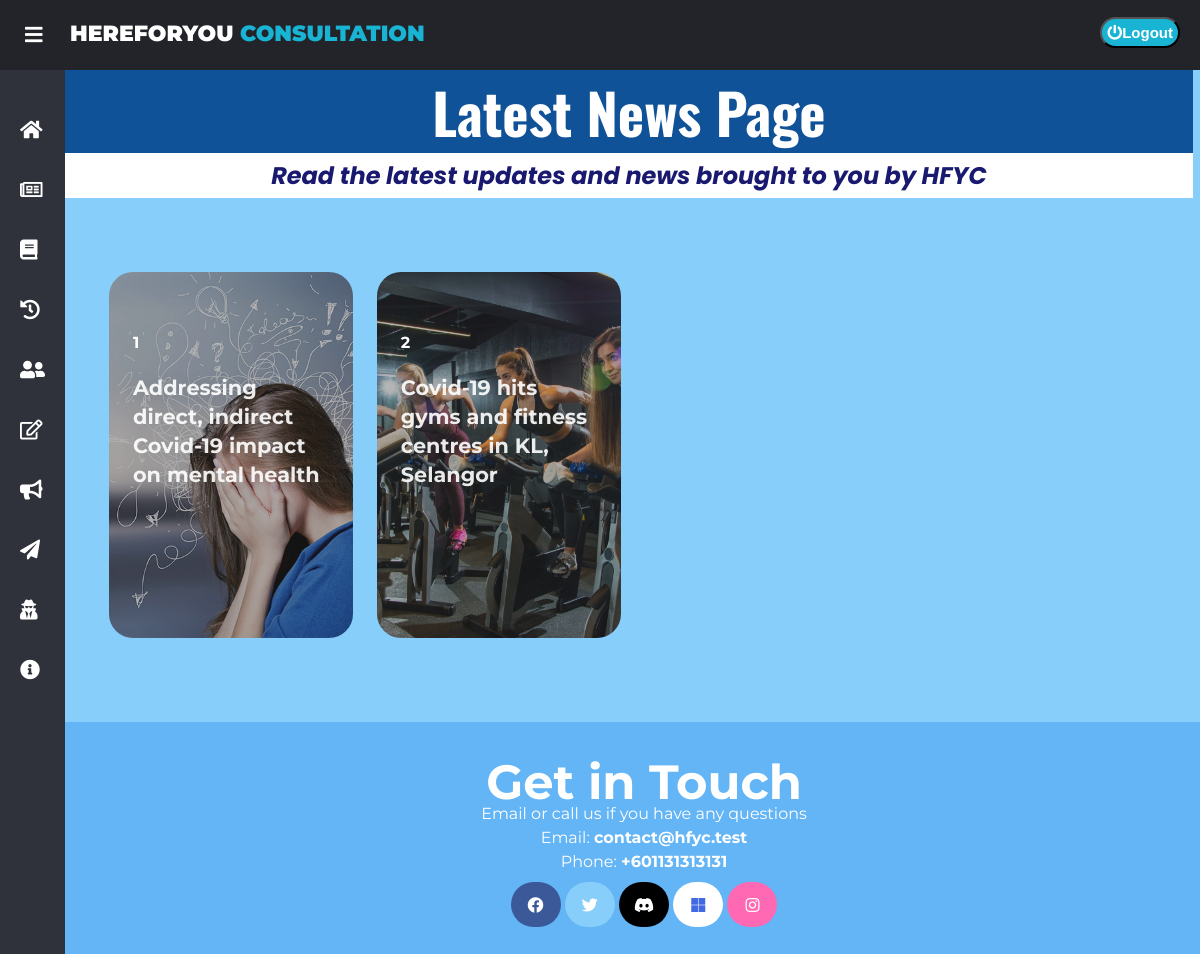
Page /hfyc/latest_news/NewsList/newslist.php (signed in) on the committed database.
### tables this page shows
CREATE TABLE IF NOT EXISTS `news_data` (
  `NewsID` int(11) NOT NULL AUTO_INCREMENT,
  `AdminID` varchar(255) NOT NULL,
  `NewsDate` varchar(255) NOT NULL,
  `NewsTitle` varchar(255) NOT NULL,
  `NewsContent` longtext NOT NULL,
  PRIMARY KEY (`NewsID`)
);

### hfyc/latest_news/NewsList/newslist.php (the view, shortened to what this page needs)
<!DOCTYPE html>
<html lang="en" dir="ltr">
<?php
require "db.con.php";
?>
<head>
  <link rel="stylesheet" href="newslist.css">
  <link rel="stylesheet" href="https://use.fontawesome.com/releases/v5.8.1/css/all.css">
  <link rel="stylesheet" href="https://cdnjs.cloudflare.com/ajax/libs/font-awesome/5.12.1/css/all.min.css">
</head>
<body>
  <header>
    <label for="check">
      <i class="fas fa-bars" id="sidebar_btn"></i>
    </label>
    <div class="left_area">
      <h3>HEREFORYOU <span>CONSULTATION</span></h3>
    </div>
    <div class="right_area">
      <?php
      if (isset($_SESSION['id'])) {
        echo '<form style="--i: 1.8s" action="../../m_connection/logout.con.php" method="post">
        <button type="submit" name="logout-submit" class="logout_btn"><i class="fas fa-power-off"></i>Logout</button>';
      }
      ?>
      </form>
    </div>
  </header>
      <?php
      require '../../sidebar_template.php';
      ?>
  <div class="sidebar">
    <?php
    require '../../sidebar_template.php';
    ?>
  </div>
  <div class="contents">
    <div class="page-message">
      <h1>Latest News Page</h1>
      <h2>Read the latest updates and news brought to you by HFYC</h2>
    </div>
    <section class='hero-section'>
      <div class='card-grid'>
        <?php
        $sql = 'SELECT * FROM news_data';
        $result = mysqli_query($conn, $sql);
        $resultrows = mysqli_num_rows($result);
        if ($resultrows > 0) {
          $index = 0;
          while ($row = mysqli_fetch_assoc($result)) {
            if ($index % 1 == 0)
              echo " <a class='card' href='../NewsDisplay/Display_News.php?NewsID=" . $row['NewsID'] . "'>";
            echo "<div class='card__background' style='background-image: url(";
            if (file_exists('../Uploaded_Files/newsthumb' . $row['NewsID'] . '.jpg')) {
              echo "../Uploaded_Files/newsthumb" . $row['NewsID'] . ".jpg);'";
            } else if (file_exists('../Uploaded_Files/newsthumb' . $row['NewsID'] . '.png')) {
              echo "../Uploaded_Files/newsthumb" . $row['NewsID'] . ".png);'";
            } else if (file_exists('../Uploaded_Files/newsthumb' . $row['NewsID'] . '.jpeg')) {
              echo "../Uploaded_Files/newsthumb" . $row['NewsID'] . ".jpeg);'";
            } else {
            }
            echo ")'></div>";
            echo "<div class='card__content'>";
            echo "<h6 class='card__num'>" . $row['NewsID'] . "</h6>";
            echo "<h3 class='card__news'>" . $row['NewsTitle'] . "</h3>";
            echo "</div>";
            echo "</a>";
            $index++;
          }
        } else {
        }
        ?>
      </div>
    </section>
  </div>
  <footer>
    <h3>Get in Touch</h3>
    <p>Email or call us if you have any questions</p>
    <p>Email: <strong>contact@hfyc.test</strong></p>
    <p>Phone:
      <strong>+601131313131</strong>
    </p>
    <p class="social-media">
      <a href="https://www.facebook.com/Here4U-Consultation-104752271688960"><i class="fab fa-facebook" onclick=""></i></a>
      <a href="https://twitter.com/Here4uC"><i class="fab fa-twitter"></i></a>
      <a href="https://discord.gg/8VDjdcyZDS"><i class="fab fa-discord"></i></a>
      <a href="https://tinyurl.com/2sueavzs"><i class="fab fa-microsoft"></i></a>
      <a href="https://www.instagram.com/here4u_consultation/"><i class="fab fa-instagram"></i></a>
    </p>
  </footer>
</body>
</html>

### hfyc/latest_news/NewsList/newslist.css (style rules this page uses)
body { margin: 0; padding: 0; font-family: 'Montserrat', sans-serif; background: #64b5f6; overflow-x: hidden; }
:root { --background-dark: #2d3548; --text-light: rgba(255, 255, 255, 0.6); --text-lighter: rgba(255, 255, 255, 0.9); --spacing-s: 8px; --spacing-m: 16px; --spacing-l: 24px; --spacing-xl: 32px; --spacing-xxl: 64px; --width-container: 1200px; }
.hero-section { font-family: 'Montserrat', sans-serif; font-size: 14px; align-items: flex-start; display: flex; min-height: 100%; justify-content: center; padding: var(--spacing-xxl) var(--spacing-l); }
.card-grid { display: grid; grid-template-columns: repeat(1, 1fr); grid-column-gap: var(--spacing-l); grid-row-gap: var(--spacing-l); max-width: var(--width-container); width: 100%; }
@media (min-width: 540px) { .card-grid { grid-template-columns: repeat(2, 1fr); } }
@media (min-width: 960px) { .card-grid { grid-template-columns: repeat(4, 1fr); } }
.card { list-style: none; position: relative; }
.card:before { content: ''; display: block; padding-bottom: 150%; width: 100%; }
.card__background { background-size: cover; background-position: center; border-radius: var(--spacing-l); bottom: 0; filter: brightness(0.75) saturate(1.2) contrast(0.85); left: 0; position: absolute; right: 0; top: 0; transform-origin: center; transform: scale(1) translateZ(0); transition: filter 200ms linear, transform 200ms linear; }
.card__content { left: 0; padding: var(--spacing-l); position: absolute; top: 0; }
.card__num { font-size: 1rem; margin-bottom: var(--spacing-s); text-transform: uppercase; color: #fff; }
.card__news { color: var(--text-lighter); font-size: 1.3rem; text-shadow: 2px 2px 20px rgba(0, 0, 0, 0.2); line-height: 1.4; }
.page-message { text-align: center; margin-top: -20px; width: 103%; margin-left: -20px; }
.page-message h1 { margin: 0; margin-top: 10px; background-color: #0F5298; color: #fff; font-size: 3.5rem; font-family: 'Oswald', sans-serif; }
.page-message h2 { margin: 0; margin-bottom: 10px; padding-top: 5px; padding-bottom: 5px; background: #fff; color: midnightblue; font-weight: bold; font-style: italic; font-size: 1.5rem; font-family: 'Poppins', sans-serif; }
header { z-index: 1; position: fixed; background: #22242A; padding: 20px; width: calc(100% - 0%); top: 0; height: 30px; }
.left_area h3 { color: #fff; margin: 0; text-transform: uppercase; font-size: 22px; font-weight: 900; margin-left: 50px; }
.left_area span { color: #19B3D3; }
.logout_btn { padding: 5px; background: #19B3D3; text-decoration: none; float: right; margin-top: -30px; margin-right: 40px; border-radius: 2px; font-size: 15px; font-weight: 600; color: #fff; transition: 0.5s; transition-property: background; border-radius: 25px; }
.sidebar { z-index: 1; top: 0; background: #2f323a; margin-top: 70px; padding-top: 30px; position: fixed; left: 0; width: 250px; height: calc(100% - 9%); transition: 0.5s; transition-property: left; overflow-y: auto; }
label #sidebar_btn { z-index: 1; color: #fff; position: fixed; cursor: pointer; left: 25px; font-size: 20px; margin: 5px 0; transition: 0.5s; transition-property: color; }
#check:checked~.sidebar { left: -185px; }
.contents { width: (100% - 250px); margin-top: 60px; padding: 20px; padding-left: 25px; margin-left: 250px; background: lightskyblue; background-position: center; background-size: cover; height: auto; transition: 0.5s; }
#check:checked~.contents { margin-left: 60px; }
footer { text-align: center; padding: 0rem 0rem 2rem 5.5rem; margin: auto; color: #fff; line-height: 0.5; }
footer h3 { font-size: 3rem; margin-bottom: 0; }
.social-media { margin-bottom: 0px; }
.fab { height: 30px; width: 50px; padding-top: 15px; border-radius: 50px; transition: 0.3s; }
.fa-facebook { background: #3B5998; color: white; }
.fa-twitter { background: lightskyblue; color: white; }
.fa-discord { background: black; color: #fff; }
.fa-microsoft { background: #fff; color: royalblue; }
.fa-instagram { background: hotpink; color: #fff; }

### rows in the picture
news_data: shows a picture, NewsID "1", NewsTitle "Addressing direct, indirect Covid-19 impact on mental health"
news_data: shows a picture, NewsID "2", NewsTitle "Covid-19 hits gyms and fitness centres in KL, Selangor"
